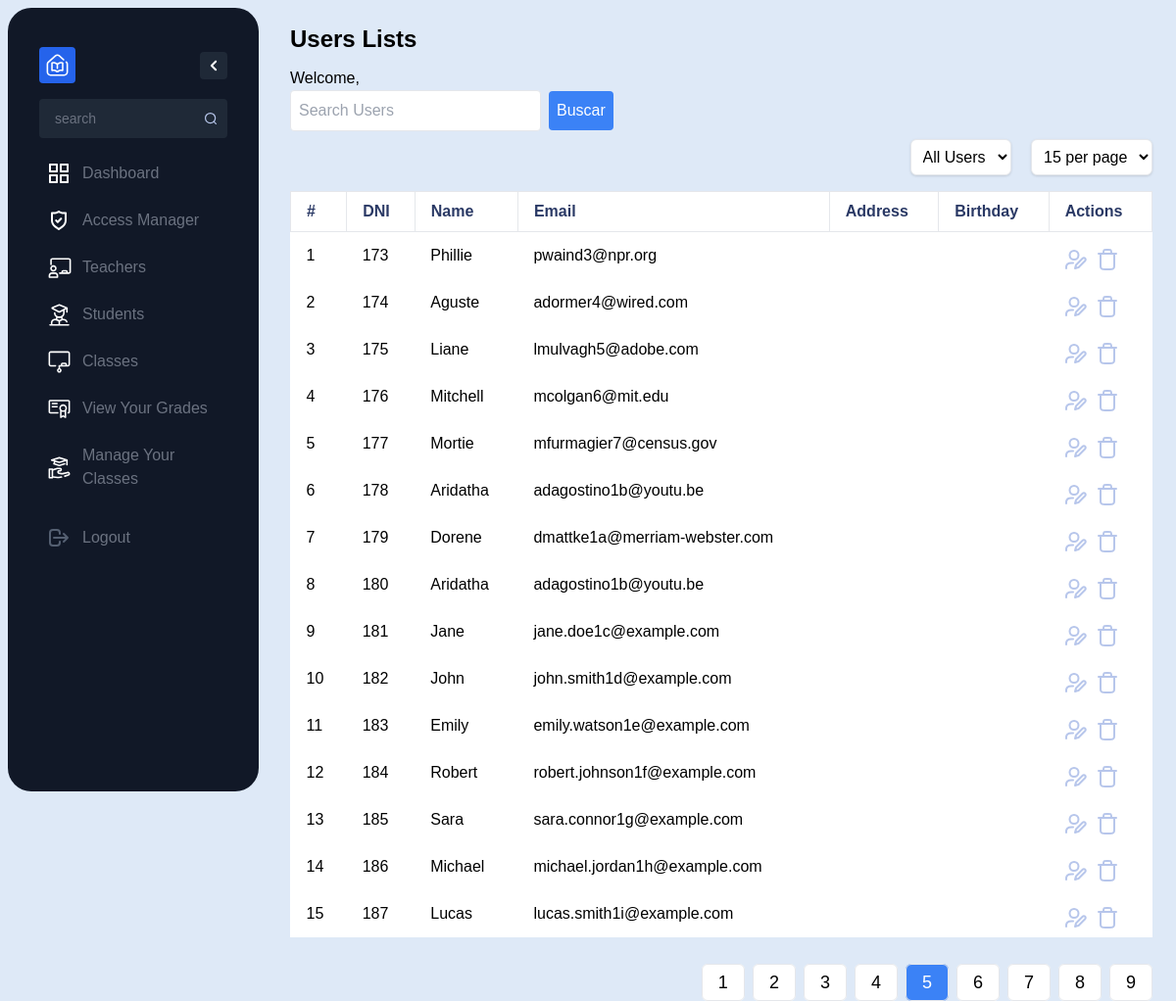
/src/view/users_list.php?page=5, run on the app's committed database.
### tables this page shows
CREATE TABLE `users` (
  `id` int(11) NOT NULL,
  `username` varchar(50) NOT NULL,
  `password` varchar(50) NOT NULL,
  `email` varchar(100) DEFAULT NULL,
  `roleId` int(11) DEFAULT NULL,
  `name` varchar(255) DEFAULT NULL,
  `address` varchar(255) DEFAULT NULL,
  `birthday` date DEFAULT NULL,
  `photo` varchar(255) DEFAULT NULL
);

### src/Model/userListActions.php (called while the page is built, shortened)
<?php
require_once __DIR__ . '/../Controller/AdminController.php';
function getUserTypeName($userType)
{
    switch ($userType) {
        default:
            return "Users";
    }
}
$adminController = new AdminController();
$userType = $_GET['user_type'] ?? 'all';
$resultsPerPage = $_GET['results_per_page'] ?? 15;
$currentPage = $_GET['page'] ?? 1;
$searchTerm = $_GET['search'] ?? '';
$users = $adminController->getUsersByPage($currentPage, $userType, $resultsPerPage, $searchTerm);
$totalUsers = $adminController->getAllUsers($userType);
$totalPages = ceil($totalUsers / $resultsPerPage);
?>

### src/Controller/AdminController.php (called while the page is built, shortened)
<?php
class AdminController extends UserController
{
  public function getAllUsers($userType = 'all')
  {
    try {
      $db = $this->connectDB();
      if ($userType === 'all') {
        $query = $db->query("SELECT COUNT(*) as count FROM users");
      } else {
        $stmt = $db->prepare("SELECT COUNT(*) as count FROM users WHERE roleId = :userType");
        $stmt->bindParam(':userType', $userType, PDO::PARAM_INT);
        $stmt->execute();
        return $stmt->fetch(PDO::FETCH_ASSOC)['count'];
      }
      $result = $query->fetch(PDO::FETCH_ASSOC);
      return $result['count'];
    } catch (Exception $e) {
      die('Erro: ' . $e->getMessage());
    }
  }
  public function getUsersByPage($page, $userType = 'all', $resultsPerPage = 10, $searchTerm = '')
  {
    $start = ($page - 1) * $resultsPerPage;
    try {
      $db = $this->connectDB();
      $userTypeCondition = '';
      if ($searchTerm) {
        $searchTerm = '%' . $searchTerm . '%';
        $query = $db->prepare("SELECT * FROM users WHERE name LIKE :searchTerm $userTypeCondition LIMIT :start, :limit");
        $query->bindParam(':searchTerm', $searchTerm, PDO::PARAM_STR);
      } else {
        $query = $db->prepare("SELECT * FROM users WHERE 1 = 1 $userTypeCondition LIMIT :start, :limit");
      }
      $query->bindParam(':start', $start, PDO::PARAM_INT);
      $query->bindParam(':limit', $resultsPerPage, PDO::PARAM_INT);
      $query->execute();
      return $query->fetchAll(PDO::FETCH_ASSOC);
    } catch (Exception $e) {
      die('Erro: ' . $e->getMessage());
    }
  }
}

### src/View/users_list.php (the view, shortened to what this page needs)
<?php
require_once __DIR__ . '../../Model/userListActions.php'
?>
<!DOCTYPE html>
<html lang="en">
<head>
    <link href="/dist/output.css" rel="stylesheet">
</head>
<body class="flex">
    <nav>
        <?php include __DIR__ . '/sidebar.php'; ?>
    <div class="rounded-lg  p-6 w-screen  h-screen flex flex-col">
        <div>
            <h1 class="text-2xl font-semibold mb-3"><?php echo getUserTypeName($userType); ?> Lists</h1>
            <p>
                Welcome,
            </p>
            <div class="flex items-center mb-2">
                <input type="text" id="searchInput" class="p-2 w-64  border rounded" placeholder="Search Users">
                <button id="searchButton" class="ml-2 bg-blue-500 text-white p-2 rounded">Buscar</button>
            </div>
        </div>
        <div class="mb-4" style="text-align: right;">
            <div class="inline-block mr-4">
                <select id="userTypeFilter" class="bg-white border rounded-md p-2 shadow">
                    <option value="all" <?= ($userType == 'all') ? 'selected' : '' ?>>All Users</option>
                </select>
            </div>
            <div class="inline-block">
                <select id="resultsPerPage" class="bg-white border rounded-md p-2 shadow">
                    <option value="15" <?= ($resultsPerPage == 15) ? 'selected' : '' ?>>15 per page</option>
                </select>
            </div>
        </div>
        <table class="bg-white mb-4">
            <thead class="text-primaria border-none">
                <th class="py-2 px-4 border text-left">#</th>
                <th class="py-2 px-4 border text-left">DNI</th>
                <th class="py-2 px-4 border text-left">Name</th>
                <th class="py-2 px-4 border text-left">Email</th>
                <th class="py-2 px-4 border text-left">Address</th>
                <th class="py-2 px-4 border text-left">Birthday</th>
                <th class="py-2 px-4 border text-left">Actions</th>
            </thead>
            <tbody class="bg-white rounded-lg">
                <?php
                $count = 1;
                foreach ($users as $user) { ?>
                    <tr class="space-y-2">
                        <td class="py-2 px-4"><?= $count++; ?></td>
                        <td class="py-2 px-4 mb-64"><?= $user["id"]; ?></td>
                        <td class="py-2 px-4"><?= $user["name"]; ?></td>
                        <td class="py-2 px-4"><?= $user["email"]; ?></td>
                        <td class="py-2 px-4"><?= $user["address"]; ?></td>
                        <td class="py-2 px-4"><?= $user["birthday"]; ?></td>
                        <td class="py-2 px-4 flex space-x-2">
                            <a class="edit-button" href="edit_users.php?id=<?= $user['id'] ?>">
                                <img src="/assets/user-edit.svg" alt="Editar">
                            </a>
                            <a href="/src/Model/deleteUsers.php?id=<?= $user['id'] ?>">
                                <img src="/assets/trash-02.svg" alt="Deletar">
                            </a>
                        </td>
                    </tr>
                <?php } ?>
            </tbody>
        </table>
        <div class="flex justify-end mt-4">
            <ul class="pagination flex space-x-2">
                <?php for ($i = 1; $i <= $totalPages; $i++) : ?>
                    <li class="page-item">
                        <a class="page-link text-lg px-4 py-2 border rounded-md transition duration-150 <?= ($currentPage == $i) ? 'bg-blue-500 text-white' : 'bg-white hover:bg-gray-200' ?>" href="?page=<?= $i ?>"><?= $i ?></a>
                    </li>
                <?php endfor; ?>
            </ul>
        </div>
    </div>
</body>
</html>

### data on the page
users: id "173", name "Phillie", email "pwaind3@npr.org"
users: id "174", name "Aguste", email "adormer4@wired.com"
users: id "175", name "Liane", email "lmulvagh5@adobe.com"
users: id "176", name "Mitchell", email "mcolgan6@mit.edu"
users: id "177", name "Mortie", email "mfurmagier7@census.gov"
users: id "178", name "Aridatha", email "adagostino1b@youtu.be"
users: id "179", name "Dorene", email "dmattke1a@merriam-webster.com"
users: id "180", name "Aridatha", email "adagostino1b@youtu.be"
users: id "181", name "Jane", email "jane.doe1c@example.com"
users: id "182", name "John", email "john.smith1d@example.com"
users: id "183", name "Emily", email "emily.watson1e@example.com"
users: id "184", name "Robert", email "robert.johnson1f@example.com"
users: id "185", name "Sara", email "sara.connor1g@example.com"
users: id "186", name "Michael", email "michael.jordan1h@example.com"
users: id "187", name "Lucas", email "lucas.smith1i@example.com"

### other printed values
getUserTypeName($userType) "Users"
